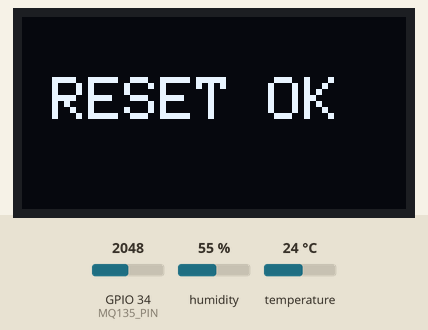
Recording of a sketch running on a simulated ESP32. Shown: 128×64 one-colour display. The inputs (shaded band) are chosen by the test bench; at power-on: GPIO 34 (MQ135_PIN) = 2048, humidity 55 %, temperature 24 °C. WiFi joins after 1.5 s; servers stay silent unless stated; uploads are accepted with an empty reply; what the sketch prints to the serial monitor is not drawn.

Above: at 2.1 s.
At 5.1 s:
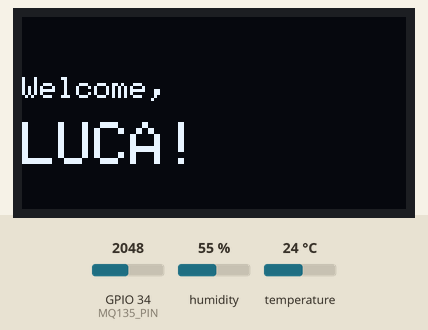
At 8.4 s:
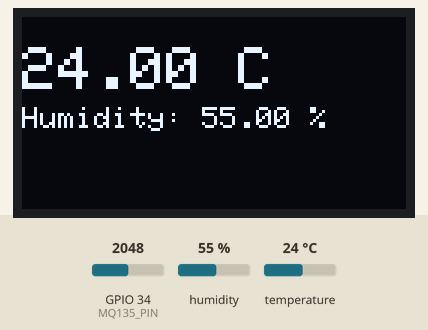
At 18.4 s:
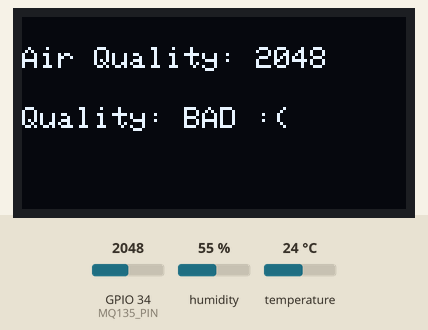

Measured:
- what the display in image 0 shows lasts 3.0 s, from 2.1 s to 5.1 s
- what the display in image 1 shows lasts 3.2 s, from 5.1 s to 8.3 s
- what the display in image 2 shows lasts 10.0 s, from 8.3 s to 18.3 s
- what the display in image 3 shows lasts 12.3 s, from 18.3 s to 30.6 s

The sketch:

Meteo_sensor.ino
```cpp
#include <Wire.h>
#include <Adafruit_Sensor.h>
#include <Adafruit_BME280.h>
#include <Adafruit_GFX.h>
#include <Adafruit_SSD1306.h>
#include <WiFi.h>
#include <HTTPClient.h>
#include <ArduinoJson.h>

const char* SSID = "add_Your_WIFI_Name_here";
const char* PASSWORD = "add_your_WIFI_Password_here";
const char* serverUrl = "http://192.168.1.6:5000/api/update";


// screen settings
#define SCREEN_W 128
#define SCREEN_H 64
#define SDA_I2C 18
#define SCL_I2C 19
#define MQ135_PIN 34 //calitatea aerului

Adafruit_SSD1306 display(SCREEN_W, SCREEN_H, &Wire, -1);
Adafruit_BME280 bme;

void setup() {
  // serial speed for laptop
  Serial.begin(115200);

  // start i2c pins
  Wire.begin(SDA_I2C, SCL_I2C);

  Serial.print("Connecting to Wi-Fi");
  WiFi.begin(SSID, PASSWORD);
  while(WiFi.status() != WL_CONNECTED)
  {
    delay(1000);
    Serial.print(".");
  }

  Serial.println("/n Wi-Fi CONNECTED!");


  //reset and screen test
  if(!display.begin(SSD1306_SWITCHCAPVCC, 0x3C)) {
    Serial.println("could not find oled at 0x3C");
  } else {

    display.clearDisplay();
    display.setTextColor(SSD1306_WHITE);
    display.setTextSize(2);
    display.setCursor(10, 20);
    display.println("RESET OK");
    display.display();
    delay(3000);


    display.clearDisplay();
    display.setTextSize(1);
    display.setCursor(0, 20);
    display.println("Welcome,");
    display.setTextSize(2);
    display.setCursor(0, 35);
    display.println("LUCA!");
    display.display();
    delay(3000);
  }

  //searching for BME280 sensor
  Serial.println("Searching for BME280 sensor...");
  if (!bme.begin(0x76, &Wire)) {
    if (!bme.begin(0x77, &Wire)) {
      Serial.println("ERROR: BME sensor not found!");

      display.setTextSize(1);
      display.setCursor(10, 45);
      display.println("BME: NOT FOUND");
      display.display();
    }
  } else {
    Serial.println("BME sensor OK!");
  }
}

void loop() {
  //   read data from bme
  float temp = bme.readTemperature();
  float humid = bme.readHumidity();
  int air = analogRead(MQ135_PIN);

  if(WiFi.status() == WL_CONNECTED)
  {
    HTTPClient HTTP;
    HTTP.begin(serverUrl);
    HTTP.addHeader("Content-Type" , "application/json");
    StaticJsonDocument<200> DOC;
    DOC["temp"] = temp;
    DOC["humidity"] = humid;
    DOC["quality_lvl"] = air;

    String JSON_STR;
    serializeJson(DOC, JSON_STR);

    int httpResponseCode = HTTP.POST(JSON_STR);
    Serial.print("FLASK Response: ");
    Serial.println(httpResponseCode);
    HTTP.end();

  }

  //display on screen
  display.clearDisplay();
  display.setTextSize(2);
  display.setCursor(0, 10);

  if (isnan(temp)) {
    display.println("BME Error");
  } else {
    display.print(temp);
    display.print(" C ");
  }

  display.setTextSize(1);
  display.setCursor(0, 30);
  display.print("Humidity: ");
  display.print(humid);
  display.print(" % ");

  display.display();
  delay(10000);

  display.clearDisplay();

  display.setTextSize(1);
  display.setCursor(0, 10);
  display.print("Air Quality: ");
  display.print(air);

  display.setCursor(0,30);
  if(air < 1000) display.print("Quality: GOOD :) ");
  else if(air < 2000) display.print("Quality: MODERATE :| ");
  else display.print("Quality: BAD :( ");

  display.display();
  delay(10000);

  Serial.print("Air Quality Value: ");
  Serial.println(air);

  // trying
  static int count = 0;
  Serial.print("Still trying... Please wait! ");
  Serial.println(count++);

  delay(2000);
}
```
